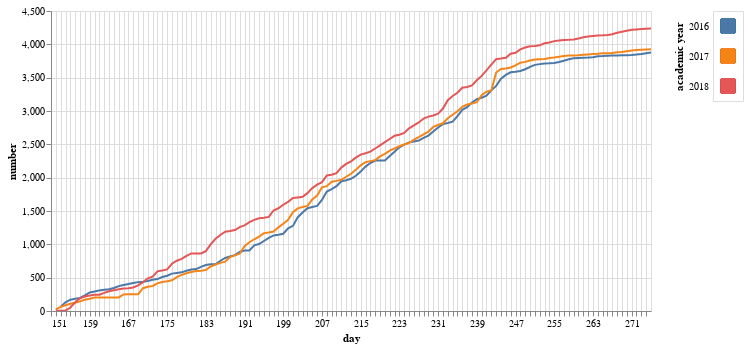

The notebook cell saved with this chart:
### Markdown cell above
### Plotting cumulative enrollments over multiple academic years
Let's compare the cumulative enrolments over multiple academic years. The **resamplers** module contains the helper function `compare_f_years`. This function resamples records for multiple administrative years for a defined period. We resample to days by setting the time unit to 'D'. Finally, we perform a cumulative sum on the resampled data and plot the resulting table.

### Code cell
df_enroll = smp.compare_f_years(df.query(qry), 
                                'STATUS_DATE', 
                                'ACADEMIC_YEAR', 
                                [2016, 2017, 2018], 
                                151, 276, unit='D',).cumsum()
df_enroll.index.name = 'day'
chrt.generate_chart(df_enroll, 'number', 'academic year', mark='line', unit='D')

### Figure 1 — Vega-Lite specification as saved in the notebook (floating-point values rounded to 4 significant figures; data arrays with more than 128 entries replaced by an {"elided": "..."} marker saying what was removed)
{"$schema": "https://vega.github.io/schema/vega-lite/v2.6.0.json", "config": {"view": {"height": 300, "width": 400}}, "datasets": {"data-eb6277fd9bc98671474ac1995a80c67a": {"elided": "375 records"}}, "hconcat": [{"data": {"name": "data-eb6277fd9bc98671474ac1995a80c67a"}, "encoding": {"color": {"field": "academic year", "legend": null, "type": "nominal"}, "order": {"field": "academic year", "sort": "descending", "type": "nominal"}, "x": {"axis": {"format": "d", "title": "day", "values": [151, 152, 153, 154, 155, 156, 157, 158, 159, 160, 161, 162, 163, 164, 165, 166, 167, 168, 169, 170, 171, 172, 173, 174, 175, 176, 177, 178, 179, 180, 181, 182, 183, 184, 185, 186, 187, 188, 189, 190, 191, 192, 193, 194, 195, 196, 197, 198, 199, 200, 201, 202, 203, 204, 205, 206, 207, 208, 209, 210, 211, 212, 213, 214, 215, 216, 217, 218, 219, 220, 221, 222, 223, 224, 225, 226, 227, 228, 229, 230, 231, 232, 233, 234, 235, 236, 237, 238, 239, 240, 241, 242, 243, 244, 245, 246, 247, 248, 249, 250, 251, 252, 253, 254, 255, 256, 257, 258, 259, 260, 261, 262, 263, 264, 265, 266, 267, 268, 269, 270, 271, 272, 273, 274]}, "field": "day", "scale": {"domain": [151, 275], "nice": false}, "type": "quantitative"}, "y": {"field": "number", "stack": null, "type": "quantitative"}}, "mark": {"clip": true, "type": "line"}, "transform": [{"filter": {"selection": "selector003"}}], "width": 600}, {"data": {"name": "data-eb6277fd9bc98671474ac1995a80c67a"}, "encoding": {"color": {"condition": {"field": "academic year", "legend": null, "selection": "selector003", "type": "nominal"}, "value": "lightgray"}, "size": {"condition": {"selection": "selector003", "value": 200}, "value": 100}, "y": {"axis": {"domain": false, "labelPadding": 5, "ticks": false, "title": "academic year"}, "field": "academic year", "sort": ["2016", "2017", "2018"], "type": "nominal"}}, "height": 90, "mark": {"cursor": "pointer", "type": "square"}, "selection": {"selector003": {"empty": "all", "fields": ["academic year"], "on": "click", "resolve": "global", "toggle": "event.shiftKey", "type": "multi"}}, "width": 30}]}
